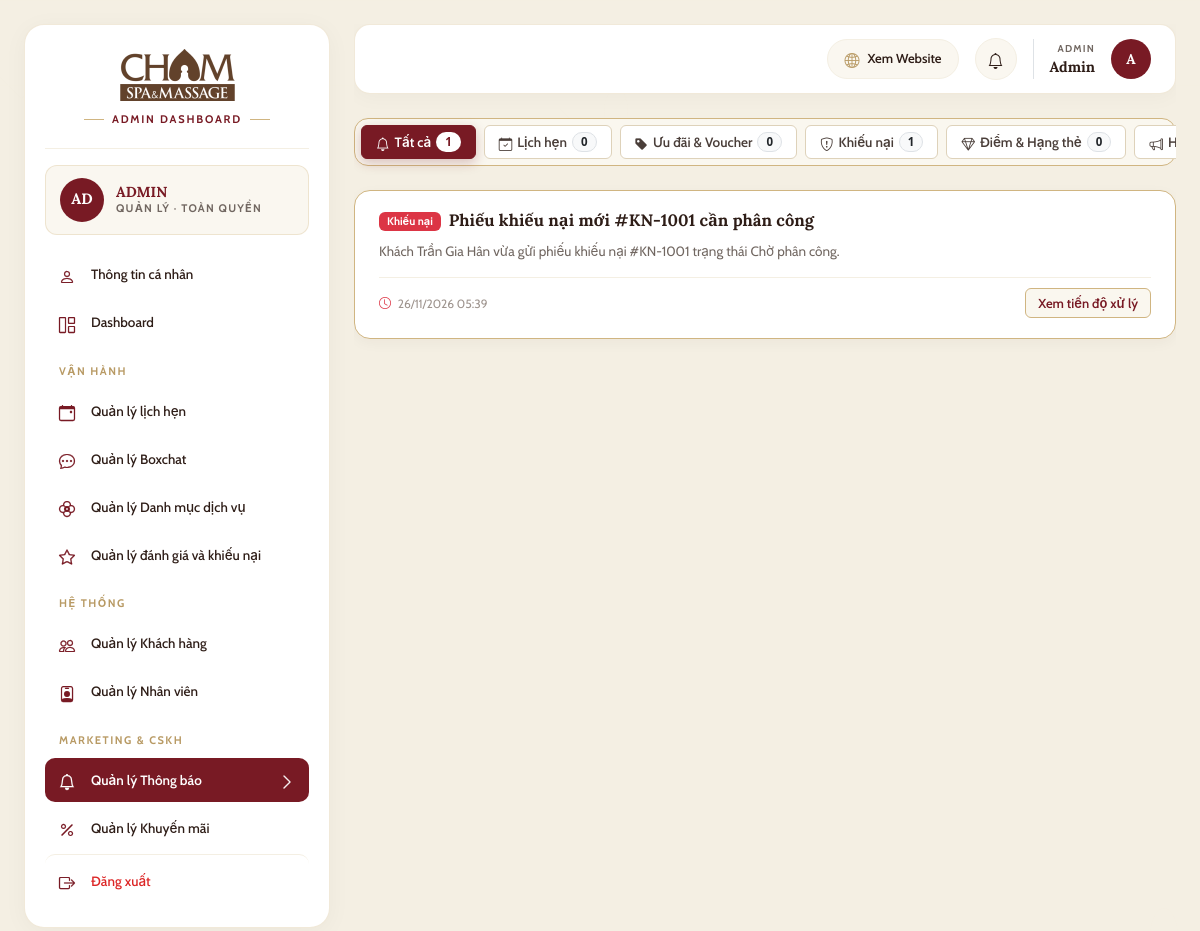
The app's page /marketing/notifications/ (signed in) with its own data.
### core/models.py (models this page shows, shortened)
class User(AbstractUser):
    name = models.CharField(max_length=255, verbose_name="Họ và tên")
    email = models.EmailField(max_length=255, unique=True, verbose_name="Địa chỉ Email")
    phone = models.CharField(max_length=20, unique=True, verbose_name="Số điện thoại (Unique)")
    is_active = models.BooleanField(default=True, verbose_name="Trạng thái tài khoản (True=Hoạt động, False=Đã khóa)")
    updated_at = models.DateTimeField(auto_now=True, verbose_name="Thời điểm cập nhật gần nhất")
    class Meta:
        db_table = "chamspa_user"
        verbose_name = "Người dùng"
        verbose_name_plural = "MOD-05: 1. Người dùng (Users)"

class Notification(models.Model):
    STATUS_CHOICES = [
        ('Chờ gửi', 'Chờ gửi'),
        ('Đã gửi', 'Đã gửi'),
    ]
    notification_code = models.CharField(max_length=50, unique=True, null=True, blank=True, verbose_name="Mã thông báo")
    user = models.ForeignKey(User, on_delete=models.CASCADE, related_name='notifications',
                             verbose_name="Người nhận thông báo")
    title = models.CharField(max_length=255, verbose_name="Tiêu đề thông báo")
    content = models.TextField(verbose_name="Nội dung thông báo")
    promotion = models.ForeignKey(Promotion, on_delete=models.SET_NULL, null=True, blank=True,
                                  related_name='notifications', verbose_name="Khuyến mãi đính kèm")
    delivery_channels = models.CharField(max_length=100, default='Web', verbose_name="Kênh phát (Web/Email/SMS)")
    status = models.CharField(max_length=50, choices=STATUS_CHOICES, default='Chờ gửi', verbose_name="Trạng thái gửi")
    created_at = models.DateTimeField(auto_now_add=True, verbose_name="Thời điểm gửi thông báo")
    class Meta:
        db_table = "chamspa_notification"
        ordering = ['-created_at']
        verbose_name = "Thông báo hệ thống"
        verbose_name_plural = "MOD-07: 12. Thông báo hệ thống (Notifications)"

### marketing/views.py (the view)
# urls.py: path('notifications/', views.notifications_view, name='notifications'),
@login_required
def notifications_view(request):
    user = request.user
    base_layout = get_base_layout_for_user(user)
    ensure_sample_notifications_for_roles()
    category = request.GET.get('category', 'all')
    if category not in ('all', 'appointment', 'voucher', 'complaint', 'membership', 'system'):
        category = 'all'
    search_kw = request.GET.get('q', '').strip()
    base_qs = filter_notifications_for_user(
        Notification.objects.filter(user=user).select_related('promotion'),
        user,
    ).order_by('-created_at')
    stats = {
        'all': 0,
        'appointment': 0,
        'voucher': 0,
        'complaint': 0,
        'membership': 0,
        'system': 0,
    }
    url_cache = {}
    filtered_notifs = []
    search_l = search_kw.lower()
    for notif in base_qs:
        meta = classify_notification(notif)
        stat_cat = 'system' if meta['category'] == 'payment' else meta['category']
        notif.notif_category = stat_cat
        notif.notif_badge_label = meta['badge_label']
        notif.notif_badge_class = meta['badge_class']
        notif.notif_badge_style = meta['badge_style']
        url_name = meta['action_url_name']
        if url_name:
            cache_key = (url_name, meta['action_query'])
            if cache_key not in url_cache:
                url_cache[cache_key] = reverse(url_name) + meta['action_query']
            notif.notif_action_url = url_cache[cache_key]
            notif.notif_action_label = meta['action_label']
        else:
            notif.notif_action_url = ''
            notif.notif_action_label = ''
        stats['all'] += 1
        stats[stat_cat] += 1
        if search_l and search_l not in (notif.title or '').lower() and search_l not in (notif.content or '').lower():
            continue
        if category != 'all' and stat_cat != category:
            continue
        filtered_notifs.append(notif)
    paginator = Paginator(filtered_notifs, 10)
    page_number = request.GET.get('page', 1)
    page_obj = paginator.get_page(page_number)
    context = {
        'base_layout': base_layout,
        'notifications': page_obj,
        'page_obj': page_obj,
        'current_category': category,
        'search_query': search_kw,
        'stats': stats,
    }
    return render(request, 'marketing/notifications.html', context)

### marketing/utils.py (called while the page is built)
def filter_notifications_for_user(qs, user):
    if user and getattr(user, 'is_superuser', False):
        return exclude_customer_notifications(qs)
    if user and getattr(user, 'is_staff', False):
        return exclude_ktv_shift_notifications(exclude_customer_notifications(qs))
    return qs

def ensure_sample_notifications_for_roles():
    return 0

### marketing/views.py (called while the page is built)
def get_base_layout_for_user(user):
    if user and user.is_authenticated:
        if user.is_superuser:
            return 'layouts/admin_layout.html'
        elif user.is_staff:
            return 'layouts/staff_layout.html'
        else:
            return 'layouts/customer_layout.html'
    return 'layouts/public_layout.html'

### templates/marketing/notifications.html (shortened to what this page needs)
{% extends base_layout|default:"layouts/customer_layout.html" %}
{% load static %}
{% block body_class %}page-marketing-notifications{% endblock %}
{% block content %}
<div class="marketing-notifications-wrapper">
    <div class="cus-filter-tabs">
        <a href="?category=all{% if search_query %}&q={{ search_query }}{% endif %}" class="cus-filter-btn {% if current_category == 'all' %}active{% endif %}">
            <i class="bi bi-bell"></i>
            <span>Tất cả</span>
            <span class="badge bg-light text-dark border">{{ stats.all }}</span>
        </a>
        <a href="?category=appointment{% if search_query %}&q={{ search_query }}{% endif %}" class="cus-filter-btn {% if current_category == 'appointment' %}active{% endif %}">
            <i class="bi bi-calendar-check"></i>
            <span>Lịch hẹn</span>
            <span class="badge bg-light text-dark border">{{ stats.appointment }}</span>
        </a>
        <a href="?category=voucher{% if search_query %}&q={{ search_query }}{% endif %}" class="cus-filter-btn {% if current_category == 'voucher' %}active{% endif %}">
            <i class="bi bi-tag-fill"></i>
            <span>Ưu đãi &amp; Voucher</span>
            <span class="badge bg-light text-dark border">{{ stats.voucher }}</span>
        </a>
        <a href="?category=complaint{% if search_query %}&q={{ search_query }}{% endif %}" class="cus-filter-btn {% if current_category == 'complaint' %}active{% endif %}">
            <i class="bi bi-shield-exclamation"></i>
            <span>Khiếu nại</span>
            <span class="badge bg-light text-dark border">{{ stats.complaint }}</span>
        </a>
        <a href="?category=membership{% if search_query %}&q={{ search_query }}{% endif %}" class="cus-filter-btn {% if current_category == 'membership' %}active{% endif %}">
            <i class="bi bi-gem"></i>
            <span>Điểm &amp; Hạng thẻ</span>
            <span class="badge bg-light text-dark border">{{ stats.membership }}</span>
        </a>
        <a href="?category=system{% if search_query %}&q={{ search_query }}{% endif %}" class="cus-filter-btn {% if current_category == 'system' %}active{% endif %}">
            <i class="bi bi-megaphone"></i>
            <span>Hệ thống</span>
        </a>
    </div>
    <div class="cus-notifs-list">
        {% for notif in notifications %}
            <div class="cus-notif-card">
                <div class="cus-notif-card-header">
                    <div class="d-flex align-items-center gap-2">
                        <span class="{{ notif.notif_badge_class }}" style="{{ notif.notif_badge_style }}">{{ notif.notif_badge_label }}</span>
                        <h4 class="cus-notif-card-title">{{ notif.title }}</h4>
                    </div>
                </div>
                <div class="cus-notif-card-desc">
                    {{ notif.content|linebreaks }}
                </div>
                <div class="cus-notif-card-footer">
                    <div>
                        <i class="bi bi-clock me-1 text-danger"></i>
                        <span>{{ notif.created_at|date:"d/m/Y H:i" }}</span>
                    </div>
                    <div>
                        {% if notif.notif_action_url %}
                            <a href="{{ notif.notif_action_url }}" class="btn-cham-view-link">
                                <span>{{ notif.notif_action_label }}</span>
                            </a>
                        {% endif %}
                    </div>
                </div>
            </div>
        {% endfor %}
    </div>
</div>
{% endblock %}

### templates/components/sidebar_admin.html (shortened to what this page needs)
{% load static %}
<aside class="admin-sidebar">
    <div class="sidebar-brand-lockup">
        <a href="{% url 'dashboard:admin' %}">
            <img src="{% static 'images/chamspa-logo.png' %}" alt="Cham Spa Logo">
        </a>
        <div>
            <span class="workspace-badge-label">ADMIN DASHBOARD</span>
        </div>
    </div>
    <div class="admin-identity-card">
        <div class="admin-avatar">{{ user.name|default:user.username|default:"Admin"|slice:":2"|upper }}</div>
        <div>
            <div class="admin-name">{{ user.name|default:user.username|default:"ADMIN"|upper }}</div>
            <div class="admin-role">QUẢN LÝ · TOÀN QUYỀN</div>
        </div>
    </div>
    <nav class="d-flex flex-column gap-1">
        <a href="{% url 'accounts:profile' %}" class="sidebar-nav-item {% if request.resolver_match.url_name == 'profile' %}active{% endif %}" data-nav-target="Thông tin cá nhân">
            <div class="d-flex align-items-center gap-3">
                <i class="bi bi-person fs-6"></i>
                <span>Thông tin cá nhân</span>
            </div>
        </a>
        <a href="{% url 'dashboard:admin' %}" class="sidebar-nav-item" data-nav-target="Dashboard">
            <div class="d-flex align-items-center gap-3">
                <i class="bi bi-grid-1x2 fs-6"></i>
                <span>Dashboard</span>
            </div>
        </a>
        <div class="sidebar-category-label">VẬN HÀNH</div>
        <a href="{% url 'appointment:admin_appointments' %}" class="sidebar-nav-item " data-nav-target="Quản lý lịch hẹn">
            <div class="d-flex align-items-center gap-3">
                <i class="bi bi-calendar-event fs-6"></i>
                <span>Quản lý lịch hẹn</span>
            </div>
        </a>
        {% if request.user.is_superuser %}
        <a href="{% url 'chatbox:admin_monitor' %}" class="sidebar-nav-item {% if request.resolver_match.app_name == 'chatbox' %}active{% endif %}" data-nav-target="Quản lý Boxchat">
            <div class="d-flex align-items-center gap-3">
                <i class="bi bi-chat-dots fs-6"></i>
                <span>Quản lý Boxchat</span>
            </div>
        </a>
        {% endif %}
        <a href="{% url 'services:service_admin' %}" class="sidebar-nav-item" data-nav-target="Quản lý Danh mục dịch vụ">
            <div class="d-flex align-items-center gap-3">
                <i class="bi bi-flower2 fs-6"></i>
                <span>Quản lý Danh mục dịch vụ</span>
            </div>
        </a>
        <a href="{% url 'feedbacks:admin_management' %}" class="sidebar-nav-item {% if request.resolver_match.app_name == 'feedbacks' %}active{% endif %}" data-nav-target="Quản lý đánh giá và khiếu nại">
            <div class="d-flex align-items-center gap-3">
                <i class="bi bi-star fs-6"></i>
                <span>Quản lý đánh giá và khiếu nại</span>
            </div>
        </a>
        <div class="sidebar-category-label">HỆ THỐNG</div>
        <a href="{% url 'accounts:admin_customer_list' %}" class="sidebar-nav-item {% if 'admin_customer' in request.resolver_match.url_name %}active{% endif %}" data-nav-target="Quản lý Khách hàng">
            <div class="d-flex align-items-center gap-3">
                <i class="bi bi-people fs-6"></i>
                <span>Quản lý Khách hàng</span>
            </div>
        </a>
        {% if request.user.is_superuser %}
        <a href="{% url 'accounts:admin_staff_list' %}" class="sidebar-nav-item {% if 'admin_staff' in request.resolver_match.url_name %}active{% endif %}" data-nav-target="Quản lý Nhân viên">
            <div class="d-flex align-items-center gap-3">
                <i class="bi bi-person-badge fs-6"></i>
                <span>Quản lý Nhân viên</span>
            </div>
        </a>
        {% endif %}
        <div class="sidebar-category-label">MARKETING & CSKH</div>
        <a href="{% url 'marketing:admin_notifications' %}" class="sidebar-nav-item {% if request.resolver_match.app_name == 'marketing' and 'notifications' in request.resolver_match.url_name %}active{% endif %}" data-nav-target="Quản lý Thông báo">
            <div class="d-flex align-items-center gap-3">
                <i class="bi bi-bell fs-6"></i>
                <span>Quản lý Thông báo</span>
            </div>
            <i class="bi bi-chevron-right sidebar-chevron"></i>
        </a>
        <a href="{% url 'marketing:admin_promotions' %}" class="sidebar-nav-item " data-nav-target="Quản lý Khuyến mãi">
            <div class="d-flex align-items-center gap-3">
                <i class="bi bi-percent fs-6"></i>
                <span>Quản lý Khuyến mãi</span>
            </div>
        </a>
        <a href="{% url 'accounts:logout' %}" class="sidebar-nav-item sidebar-logout-item">
            <div class="d-flex align-items-center gap-3">
                <i class="bi bi-box-arrow-right fs-6"></i>
                <span>Đăng xuất</span>
            </div>
        </a>
    </nav>
</aside>

### templates/components/topbar_workspace.html (shortened to what this page needs)
{% load static %}
<header class="workspace-topbar">
    <div class="d-flex align-items-center gap-3 ms-auto">
        <a href="{% url 'home' %}" class="btn-workspace-view-web text-decoration-none" title="Xem giao diện Website khách hàng">
            <i class="bi bi-globe2"></i>
            <span>Xem Website</span>
        </a>
        <div class="cham-notif-dropdown-wrapper position-relative">
            <button class="workspace-bell-btn" type="button" title="Thông báo hệ thống" aria-label="Thông báo" id="workspaceBellBtn">
                <i class="bi bi-bell"></i>
            </button>
        </div>
        <div class="profile-dropdown-container">
            <div class="d-flex align-items-center gap-3 ps-3 border-start" style="cursor: pointer;" title="Tài khoản cá nhân & Phân quyền">
                <div class="text-end d-none d-sm-block">
                    <div style="font-size: 10px; font-weight: 700; letter-spacing: 1.2px; color: var(--cham-muted); text-transform: uppercase;">
                        {% if user.is_superuser %}ADMIN{% elif user.is_staff %}STAFF{% else %}CUSTOMER{% endif %}
                    </div>
                    <div style="font-family: var(--font-serif); font-size: 14.5px; font-weight: 700; color: var(--cham-dark);">
                        {{ user.name|default:user.username|default:"Tài khoản" }}
                    </div>
                </div>
                <div class="admin-avatar" style="width: 40px; height: 40px; font-size: 14px;">
                    {{ user.name|default:user.username|default:"U"|make_list|first|upper }}
                </div>
            </div>
        </div>
    </div>
</header>

### records on screen
User: name "AD", name "ADMIN", name "Admin", name|make_list "A"
Notification: notif_badge_label "Khiếu nại", title "Phiếu khiếu nại mới #KN-1001 cần phân công", content "Khách Trần Gia Hân vừa gửi phiếu khiếu nại #KN-1001 trạng thái Chờ phân công.", created_at "26/11/2026 05:39", notif_action_label "Xem tiến độ xử lý"

### other values on screen
{{ stats.all }} "1"
{{ stats.appointment }} "0"
{{ stats.voucher }} "0"
{{ stats.complaint }} "1"
{{ stats.membership }} "0"
